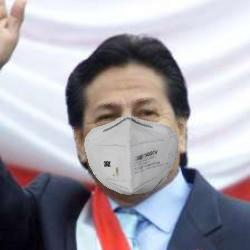
#> input picture Data/Feature_extractor/Mixed_dataset/train/Alejandro_Toledo/Alejandro_Toledo_0007.jpg_mask.jpg, 250 x 250 px, found by its file name; its folder holds only this picture in this run
$ jupyter execute --allow-errors Code_WalkThrough.ipynb
#> lines starting #> are read from the running program, lines starting #| are printed output that depends on the picture
################ ################ ################           ################ ################ ################
################ ################ ################           ################ ################ ################

Walkthrough code from dataset normmzioation step all the way to compouting accuracy scores using three approaches: MSE, DOT_DOT_NORM

################ ################ ################           ################ ################ ################
################ ################ ################           ################ ################ ################

[cell 1]
############################## Mixed Dataset Normalization (Meand and STD computation) ################################

[cell 2]
# Train dataset normalization

import shutil, random, os
import cv2
import numpy as np


types=['EECE571L-MaskedFaceDetection-CNN/Data/Feature_extractor/Mixed_dataset/train']
for type in types:
    directory_path = './'+type
    folders= os.listdir(directory_path) # list of all the folder names

    count=0
    b_mean=[]
    b_std= []
    g_mean=[]
    g_std= []
    r_mean=[]
    r_std= []
    for folder in folders: # looping through all the gender folders
        if folder not in  ".DS_Store":
                count+=1
                folder_path= directory_path +"/"+ folder
                files= os.listdir(folder_path) # names of the files inside the folder


                for file in files:
                    if file not in  ".DS_Store":
                        img = cv2.imread(folder_path+"/"+ file)
#> img is the input picture: shape (250, 250, 3); mean B, G, R 171.5, 163.7, 168.1
                        b = img[:,:,0]/255
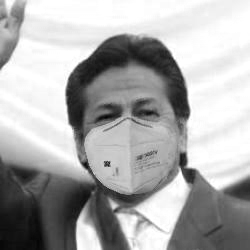
#> b: shape (250, 250) float64; min 0.0118, max 1, mean 0.673
                        g = img[:,:,1]/255
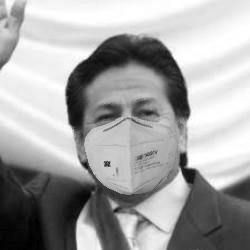
#> g: shape (250, 250) float64; min 0, max 1, mean 0.642
                        r = img[:,:,2]/255
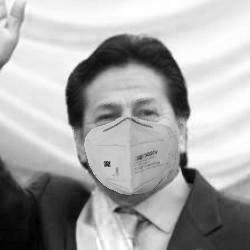
#> r: shape (250, 250) float64; min 0, max 1, mean 0.659

                        b_mean.append(b.mean())
                        b_std.append(b.std())
                        g_mean.append(g.mean())
                        g_std.append(g.std())
                        r_mean.append(r.mean())
                        r_std.append(r.std())

    B_mean= np.mean (b_mean)
    B_std= np.mean (b_std)
    G_mean=np.mean(g_mean)
    G_std=np.mean (g_std)
    R_mean=np.mean(r_mean)
    R_std=np.mean (r_std)
    print (" Normalziation for train dataset:")
    print (R_mean,G_mean, B_mean,R_std,G_std, B_std)

$ run again, on Data/Feature_extractor/Mixed_dataset/train/Alvaro_Uribe/Alvaro_Uribe_0003.jpg_mask.jpg
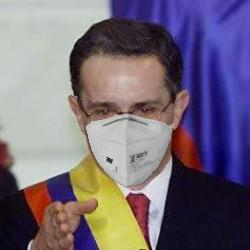
#> input picture Data/Feature_extractor/Mixed_dataset/train/Alvaro_Uribe/Alvaro_Uribe_0003.jpg_mask.jpg, 250 x 250 px, found by its file name
#> img is the input picture: shape (250, 250, 3); mean B, G, R 121.1, 106.1, 116.9
#> `b = img[:,:,0]/255`:
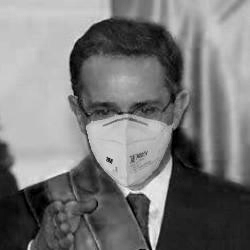
#> b: shape (250, 250) float64; min 0, max 0.976, mean 0.475
#> `r = img[:,:,2]/255`:
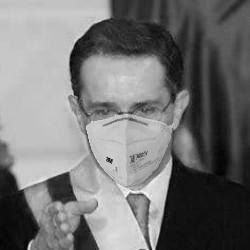
#> r: shape (250, 250) float64; min 0, max 1, mean 0.458
